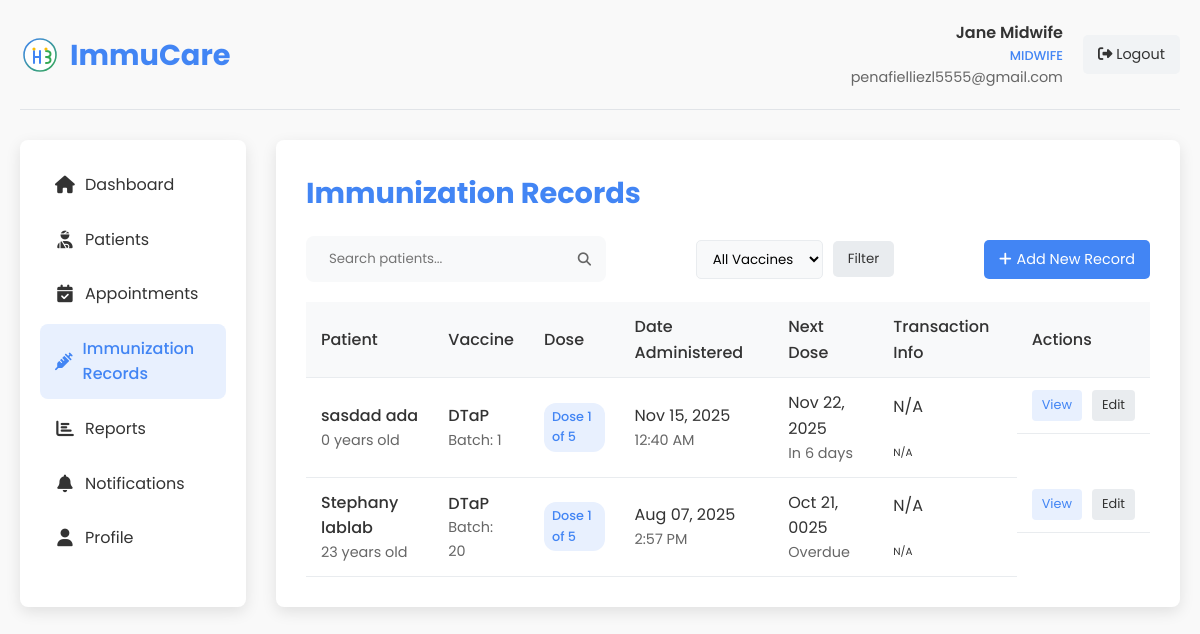
The page /midwife_immunization_records.php (signed in) on the database its author committed.
### tables this page shows
CREATE TABLE `immunizations` (
  `id` int(11) NOT NULL,
  `patient_id` int(11) NOT NULL,
  `vaccine_id` int(11) NOT NULL,
  `administered_by` int(11) NOT NULL,
  `dose_number` int(11) DEFAULT 1,
  `batch_number` varchar(50) DEFAULT NULL,
  `expiration_date` date DEFAULT NULL,
  `administered_date` datetime NOT NULL,
  `next_dose_date` date DEFAULT NULL,
  `location` varchar(100) DEFAULT NULL,
  `diagnosis` text DEFAULT NULL,
  `transaction_id` varchar(100) DEFAULT NULL,
  `transaction_number` varchar(50) DEFAULT NULL,
  `created_at` datetime NOT NULL,
  `updated_at` timestamp NOT NULL DEFAULT current_timestamp() ON UPDATE current_timestamp()
);

CREATE TABLE `patients` (
  `id` int(11) NOT NULL,
  `user_id` int(11) DEFAULT NULL,
  `first_name` varchar(50) NOT NULL,
  `middle_name` varchar(50) DEFAULT NULL,
  `last_name` varchar(50) NOT NULL,
  `date_of_birth` date NOT NULL,
  `gender` enum('male','female','other') NOT NULL,
  `blood_type` varchar(10) DEFAULT NULL COMMENT 'Patient blood type (A+, A-, B+, B-, AB+, AB-, O+, O-)',
  `purok` text NOT NULL,
  `city` varchar(100) NOT NULL,
  `province` varchar(100) NOT NULL,
  `postal_code` varchar(20) DEFAULT NULL,
  `phone_number` varchar(20) DEFAULT NULL,
  `email` varchar(255) DEFAULT NULL,
  `medical_history` text DEFAULT NULL,
  `allergies` text DEFAULT NULL,
  `diagnosis` text DEFAULT NULL COMMENT 'Patient diagnosis information',
  `created_at` datetime NOT NULL,
  `updated_at` timestamp NOT NULL DEFAULT current_timestamp() ON UPDATE current_timestamp()
);

CREATE TABLE `vaccines` (
  `id` int(11) NOT NULL,
  `name` varchar(100) NOT NULL,
  `manufacturer` varchar(100) DEFAULT NULL,
  `description` text DEFAULT NULL,
  `recommended_age` varchar(100) DEFAULT NULL,
  `doses_required` int(11) DEFAULT 1,
  `days_between_doses` int(11) DEFAULT NULL,
  `is_active` tinyint(1) DEFAULT 1,
  `created_at` datetime NOT NULL,
  `updated_at` timestamp NOT NULL DEFAULT current_timestamp() ON UPDATE current_timestamp()
);

### transaction_helper.php (called while the page is built, shortened)
<?php
class TransactionHelper {
    public static function formatTransactionId($transaction_id) {
        if (empty($transaction_id)) {
            return 'N/A';
        }
        return $transaction_id;
    }
    public static function formatTransactionNumber($transaction_number) {
        if (empty($transaction_number)) {
            return 'N/A';
        }
        return $transaction_number;
    }
}
?>

### midwife_immunization_records.php (the view, shortened to what this page needs)
<?php
require_once 'transaction_helper.php';
$user_id = $_SESSION['user_id'];
$user_name = $_SESSION['user_name'];
$user_email = $_SESSION['user_email'];
$conn = new mysqli(DB_HOST, DB_USER, DB_PASS, DB_NAME);
$search = isset($_GET['search']) ? $_GET['search'] : '';
$search_condition = '';
$vaccine_condition = '';
$page = isset($_GET['page']) ? (int)$_GET['page'] : 1;
$records_per_page = 10;
$offset = ($page - 1) * $records_per_page;
$stmt = $conn->prepare("SELECT i.*, p.first_name, p.last_name, p.date_of_birth, v.name as vaccine_name, v.doses_required,
                        i.transaction_id, i.transaction_number
                        FROM immunizations i
                        JOIN patients p ON i.patient_id = p.id
                        JOIN vaccines v ON i.vaccine_id = v.id
                        WHERE i.administered_by = ? $search_condition $vaccine_condition
                        ORDER BY i.administered_date DESC
                        LIMIT ?, ?");
$stmt->bind_param("iii", $user_id, $offset, $records_per_page);
$stmt->execute();
$immunizations = $stmt->get_result();
?>
<!DOCTYPE html>
<html lang="en">
<head>
    <link rel="stylesheet" href="styles.css">
    <link rel="stylesheet" href="https://cdnjs.cloudflare.com/ajax/libs/font-awesome/6.4.0/css/all.min.css">
</head>
<body>
    <div class="dashboard-container">
        <div class="dashboard-header">
            <div class="dashboard-logo">
                <img src="images/logo.svg" alt="ImmuCare Logo">
                <h1>ImmuCare</h1>
            </div>
            <div class="user-menu">
                <div class="user-info">
                    <div class="user-name"><?php echo htmlspecialchars($user_name); ?></div>
                    <div class="user-role">Midwife</div>
                    <div class="user-email"><?php echo htmlspecialchars($user_email); ?></div>
                </div>
                <a href="?logout=1" class="logout-btn">
                    <i class="fas fa-sign-out-alt"></i> Logout
                </a>
            </div>
        </div>
        <div class="dashboard-content">
            <div class="sidebar">
                <ul class="sidebar-menu">
                    <li><a href="midwife_dashboard.php"><i class="fas fa-home"></i> Dashboard</a></li>
                    <li><a href="midwife_patients.php"><i class="fas fa-user-injured"></i> Patients</a></li>
                    <li><a href="midwife_appointments.php"><i class="fas fa-calendar-check"></i> Appointments</a></li>
                    <li><a href="midwife_immunization_records.php" class="active"><i class="fas fa-syringe"></i> Immunization Records</a></li>
                    <li><a href="midwife_reports.php"><i class="fas fa-chart-bar"></i> Reports</a></li>
                    <li><a href="midwife_notifications.php"><i class="fas fa-bell"></i> Notifications</a></li>
                    <li><a href="midwife_profile.php"><i class="fas fa-user"></i> Profile</a></li>
                </ul>
            </div>
            <div class="main-content">
                <h2 class="page-title">Immunization Records</h2>
                <div class="action-bar">
                    <form class="search-form" method="GET" action="">
                        <input type="text" name="search" placeholder="Search patients..." value="<?php echo htmlspecialchars($search); ?>">
                        <button type="submit"><i class="fas fa-search"></i></button>
                    </form>
                    <form class="filter-form" method="GET" action="">
                        <select name="vaccine" class="filter-select">
                            <option value="">All Vaccines</option>
                        </select>
                        <button type="submit" class="filter-btn">Filter</button>
                    </form>
                    <a href="#" class="add-btn" onclick="openAddImmunizationModal()">
                        <i class="fas fa-plus"></i> Add New Record
                    </a>
                </div>
                <table class="immunization-table">
                    <thead>
                        <tr>
                            <th>Patient</th>
                            <th>Vaccine</th>
                            <th>Dose</th>
                            <th>Date Administered</th>
                            <th>Next Dose</th>
                            <th>Transaction Info</th>
                            <th>Actions</th>
                        </tr>
                    </thead>
                    <tbody>
                        <?php if ($immunizations->num_rows > 0): ?>
                            <?php while ($record = $immunizations->fetch_assoc()): ?>
                                <tr>
                                    <td>
                                        <div class="patient-name">
                                            <?php echo htmlspecialchars($record['first_name'] . ' ' . $record['last_name']); ?>
                                        </div>
                                        <div class="patient-info">
                                            <?php
                                                $dob = new DateTime($record['date_of_birth']);
                                                $now = new DateTime();
                                                $age = $now->diff($dob)->y;
                                                echo $age . ' years old';
                                            ?>
                                        </div>
                                    </td>
                                    <td>
                                        <div class="vaccine-name">
                                            <?php echo htmlspecialchars($record['vaccine_name']); ?>
                                        </div>
                                        <div class="vaccine-info">
                                            Batch: <?php echo htmlspecialchars($record['batch_number']); ?>
                                        </div>
                                    </td>
                                    <td>
                                        <span class="dose-badge">
                                            Dose <?php echo $record['dose_number']; ?> of <?php echo $record['doses_required']; ?>
                                        </span>
                                    </td>
                                    <td>
                                        <?php echo date('M d, Y', strtotime($record['administered_date'])); ?>
                                        <div class="patient-info">
                                            <?php echo date('g:i A', strtotime($record['administered_date'])); ?>
                                        </div>
                                    </td>
                                    <td>
                                        <?php if ($record['next_dose_date']): ?>
                                            <?php echo date('M d, Y', strtotime($record['next_dose_date'])); ?>
                                            <div class="patient-info">
                                                <?php
                                                    $next_dose = new DateTime($record['next_dose_date']);
                                                    $interval = $now->diff($next_dose);
                                                    $days_remaining = $interval->invert ? 'Overdue' : 'In ' . $interval->days . ' days';
                                                    echo $days_remaining;
                                                ?>
                                            </div>
                                        <?php else: ?>
                                            <div class="patient-info">No next dose</div>
                                        <?php endif; ?>
                                    </td>
                                    <td class="transaction-info">
                                        <div class="small">
                                            <div class="badge bg-primary mb-1"><?php echo TransactionHelper::formatTransactionNumber($record['transaction_number']); ?></div><br>
                                            <div class="text-muted" style="font-size: 0.65rem;"><?php echo TransactionHelper::formatTransactionId($record['transaction_id']); ?></div>
                                        </div>
                                    </td>
                                    <td class="record-actions">
                                        <a href="#" class="action-btn view-btn" onclick="openViewModal(<?php echo $record['id']; ?>)">View</a>
                                        <a href="#" class="action-btn edit-btn" onclick="openEditModal(<?php echo $record['id']; ?>)">Edit</a>
                                    </td>
                                </tr>
                            <?php endwhile; ?>
                        <?php else: ?>
                            <tr>
                                <td colspan="8" style="text-align: center; padding: 20px;">No immunization records found</td>
                            </tr>
                        <?php endif; ?>
                    </tbody>
                </table>
            </div>
        </div>
    </div>
</body>
</html>

### styles.css (style rules this page uses)
:root { --primary-color: #4285f4; --secondary-color: #34a853; --accent-color: #fbbc05; --text-color: #333; --light-text: #666; --bg-light: #f9f9f9; --bg-white: #ffffff; --shadow: 0 5px 15px rgba(0, 0, 0, 0.1); --border-radius: 8px; --transition: all 0.3s ease; }
* { margin: 0; padding: 0; box-sizing: border-box; }
html { scroll-behavior: smooth; }
body { font-family: 'Poppins', sans-serif; line-height: 1.6; color: var(--text-color); background-color: var(--bg-light); }
a { text-decoration: none; color: inherit; }
ul { list-style: none; }
img { max-width: 100%; height: auto; }

### rows shown on the page
immunizations: patient.last_name "sasdad ada", vaccine.name "DTaP", batch_number "1", dose_number "1", vaccine.doses_required "5", administered_date "Nov 15, 2025", administered_date "12:40 AM", next_dose_date "Nov 22, 2025", transaction_number "N/A", transaction "N/A"
immunizations: patient.last_name "Stephany lablab", vaccine.name "DTaP", batch_number "20", dose_number "1", vaccine.doses_required "5", administered_date "Aug 07, 2025", administered_date "2:57 PM", next_dose_date "Oct 21, 0025", transaction_number "N/A", transaction "N/A"

### other values the page prints
$user_name "Jane Midwife"
$user_email "penafielliezl5555@gmail.com"
